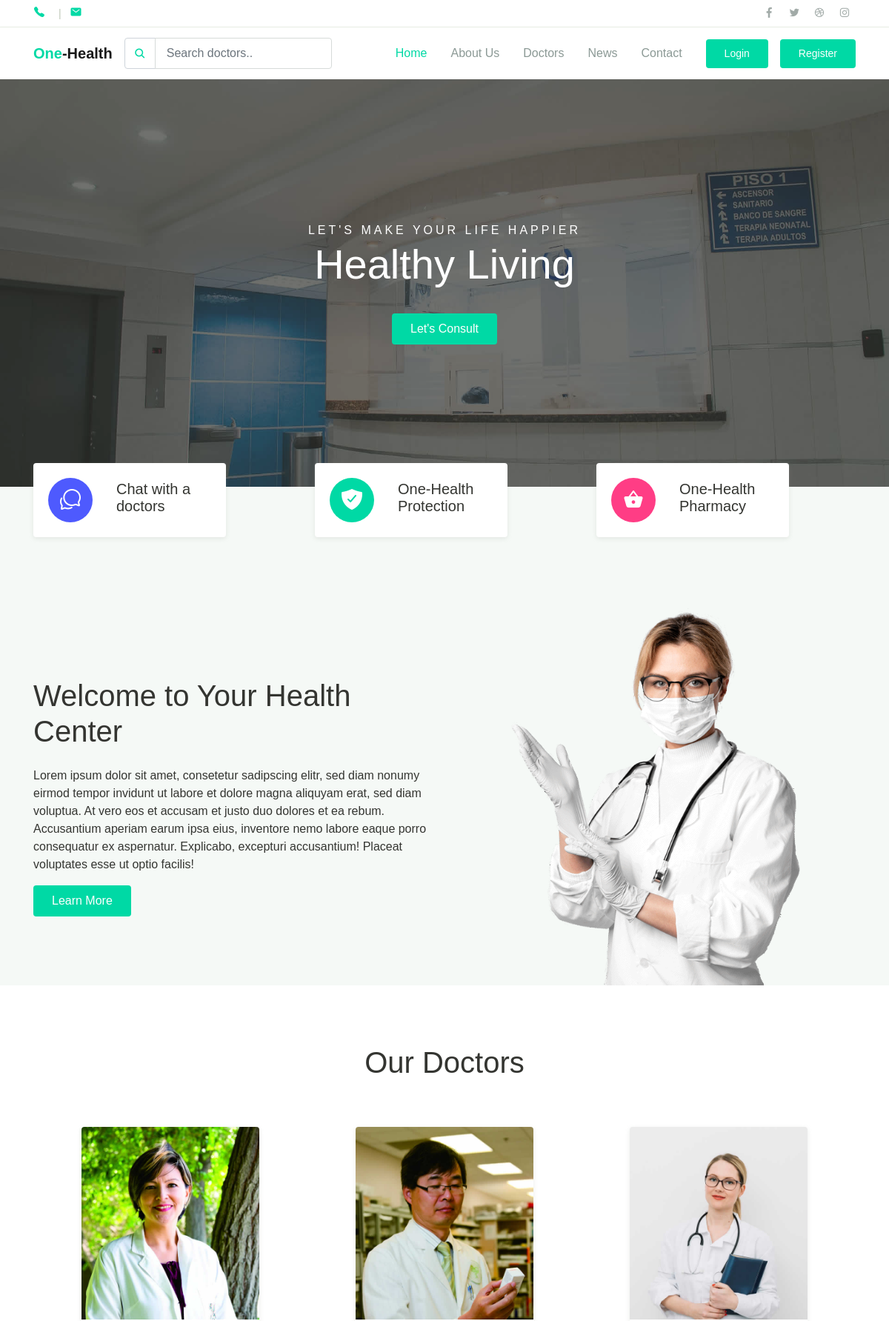
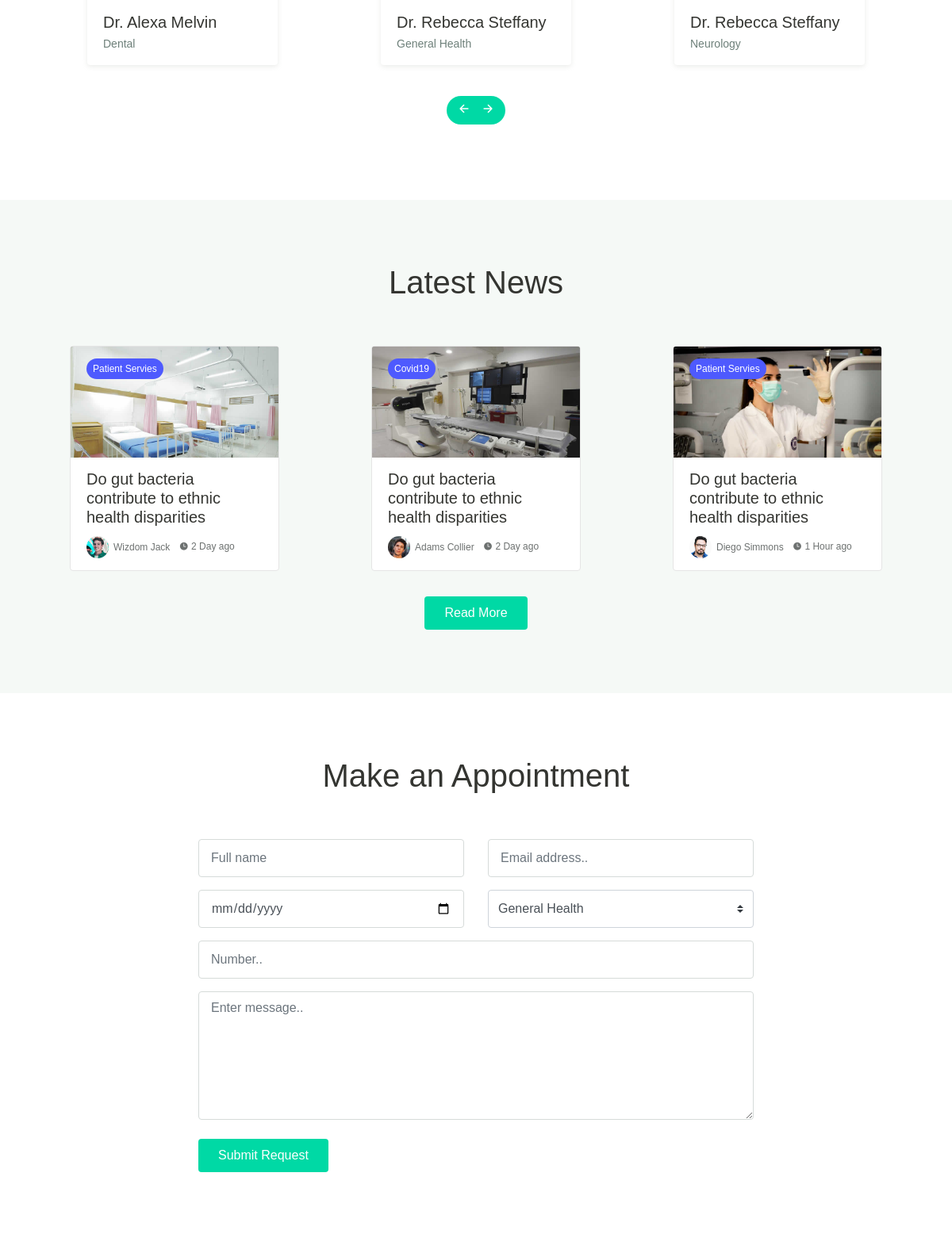
The page / (upper part) on the database its author committed (2 pictures, top to bottom).
### app/models.py (models this page shows, shortened)
class HomeSection(models.Model):
    image = models.ImageField(upload_to='uploads/')
    heading = models.CharField(max_length=255)
    title = models.CharField(max_length=255)
    consult_button = models.CharField(max_length=255)
    class Meta:
        verbose_name = 'HeroSection'
        verbose_name_plural = 'HeroSections'

class HealthCenter(models.Model):
    title = models.CharField(max_length=255)
    description = models.TextField(null=True, blank=True)
    image = models.ImageField(upload_to='uploads/')
    class Meta:
        verbose_name = 'HealthCenter'
        verbose_name_plural = 'HealthCenters'

class Doctors(models.Model):
    image = models.ImageField(upload_to='uploads/')
    phone = models.CharField(max_length=255, null=True, blank=True)
    whatsapp = models.CharField(max_length=255, null=True, blank=True)
    name = models.CharField(max_length=255)
    department = models.CharField(max_length=255)
    class Meta:
        verbose_name = 'Doctor'
        verbose_name_plural = 'Doctors'

class Blog(models.Model):
    disease = models.CharField(max_length=255)
    image = models.ImageField(upload_to='uploads/')
    title = models.CharField(max_length=255)
    author_image = models.ImageField(upload_to='uploads/')
    author_name = models.CharField(max_length=255)
    admitted_time = models.CharField(max_length=255)
    date = models.DateField(null=True, blank=True)
    slug = AutoSlugField(populate_from='title')
    class Meta:
        verbose_name = 'Blog'
        verbose_name_plural = 'Blogs'
        ordering = ['id']

### app/views.py (the view)
# urls.py: path('', views.IndexView.as_view(), name='index'),
class IndexView(TemplateView):
    template_name = 'index.html'
    def get_context_data(self, **kwargs):
        context = super().get_context_data(**kwargs)
        context['hero'] = HomeSection.objects.all()
        context['health_center'] = HealthCenter.objects.all()
        context['doctors'] = Doctors.objects.all()
        context['blogs'] = Blog.objects.all().order_by("-pk")[:3]
        context['footer_banner'] = FooterBanner.objects.all()
        return context

### templates/index.html (shortened to what this page needs)
{% extends 'base.html' %}
{% load static %}
{% block content %}
{% for section in hero %}
  <div class="page-hero bg-image overlay-dark" style="background-image: url({{ section.image.url }});">
    <div class="hero-section">
      <div class="container text-center wow zoomIn">
        <span class="subhead">{{ section.heading }}</span>
        <h1 class="display-4">{{ section.title }}</h1>
        <a href="#" class="btn btn-primary">{{ section.consult_button }}</a>
      </div>
    </div>
  </div>
 {% endfor %}
  <div class="bg-light">
    <div class="page-section py-3 mt-md-n5 custom-index">
      <div class="container">
        <div class="row justify-content-center">
          <div class="col-md-4 py-3 py-md-0">
            <div class="card-service wow fadeInUp">
              <div class="circle-shape bg-secondary text-white">
                <span class="mai-chatbubbles-outline"></span>
              </div>
              <p><span>Chat</span> with a doctors</p>
            </div>
          </div>
          <div class="col-md-4 py-3 py-md-0">
            <div class="card-service wow fadeInUp">
              <div class="circle-shape bg-primary text-white">
                <span class="mai-shield-checkmark"></span>
              </div>
              <p><span>One</span>-Health Protection</p>
            </div>
          </div>
          <div class="col-md-4 py-3 py-md-0">
            <div class="card-service wow fadeInUp">
              <div class="circle-shape bg-accent text-white">
                <span class="mai-basket"></span>
              </div>
              <p><span>One</span>-Health Pharmacy</p>
            </div>
          </div>
        </div>
      </div>
    </div>
     {% for health in health_center %}
    <div class="page-section pb-0">
      <div class="container">
        <div class="row align-items-center">
          <div class="col-lg-6 py-3 wow fadeInUp">
            <h1>{{ health.title|safe  }} </h1>
            <p class="text-grey mb-4">{{ health.description|safe }}</p>
            <a href="{% url 'about_us' %}" class="btn btn-primary">Learn More</a>
          </div>
          <div class="col-lg-6 wow fadeInRight" data-wow-delay="400ms">
            <div class="img-place custom-img-1">
              <img src="{{ health.image.url }}" alt="">
            </div>
          </div>
        </div>
      </div>
    </div>
  {% endfor %}
  </div>
  <div class="page-section">
    <div class="container">
      <h1 class="text-center mb-5 wow fadeInUp">Our Doctors</h1>
      <div class="owl-carousel wow fadeInUp" id="doctorSlideshow">
          {% for doctor in doctors %}
        <div class="item">
          <div class="card-doctor">
            <div class="header">
              <img src="{{ doctor.image.url }}" alt="">
            </div>
            <div class="body">
              <p class="text-xl mb-0">{{ doctor.name }}</p>
              <span class="text-sm text-grey">{{ doctor.department }}</span>
            </div>
          </div>
        </div>
          {% endfor %}
      </div>
    </div>
  </div>
  <div class="page-section bg-light">
    <div class="container">
      <h1 class="text-center wow fadeInUp">Latest News</h1>
      <div class="row mt-5">
           {% for blog in blogs %}
        <div class="col-lg-4 py-2 wow zoomIn">
          <div class="card-blog">
            <div class="header">
              <div class="post-category">
                <a href="#">{{ blog.disease }}</a>
              </div>
              <a href="{% url 'detail' blog.id %}" class="post-thumb">
                <img src="{{ blog.image.url }}" alt="">
              </a>
            </div>
            <div class="body">
              <h5 class="post-title"><a href="{% url 'detail' blog.id %}">{{ blog.title }}</a></h5>
              <div class="site-info">
                <div class="avatar mr-2">
                  <div class="avatar-img">
                    <img src="{{ blog.author_image.url }}" alt="">
                  </div>
                  <span>{{ blog.author_name }}</span>
                </div>
                <span class="mai-time"></span> {{ blog.admitted_time }}
              </div>
            </div>
          </div>
        </div>
          {% endfor %}
        <div class="col-12 text-center mt-4 wow zoomIn">
          <a href="{% url 'news' %}" class="btn btn-primary">Read More</a>
        </div>
      </div>
    </div>
  </div>
  <div class="page-section">
    <div class="container">
      <h1 class="text-center wow fadeInUp">Make an Appointment</h1>
      <form  method="POST" action="{% url 'appointment'%}" class="main-form" >
        <div class="row mt-5 ">
          <div class="col-12 col-sm-6 py-2 wow fadeInLeft">
            <input type="text" name="full_name" class="form-control" placeholder="Full name">
          </div>
          <div class="col-12 col-sm-6 py-2 wow fadeInRight">
            <input type="text"  name="email" class="form-control" placeholder="Email address..">
          </div>
          <div class="col-12 col-sm-6 py-2 wow fadeInLeft" data-wow-delay="300ms">
            <input type="date" class="form-control">
          </div>
          <div class="col-12 col-sm-6 py-2 wow fadeInRight" data-wow-delay="300ms">
            <select name="departments" id="departement" class="custom-select">
              <option value="general">General Health</option>
            </select>
          </div>
          <div class="col-12 py-2 wow fadeInUp" data-wow-delay="300ms">
            <input type="text" name="phone" class="form-control" placeholder="Number..">
          </div>
          <div class="col-12 py-2 wow fadeInUp" data-wow-delay="300ms">
            <textarea name="message" id="message" class="form-control" rows="6" placeholder="Enter message.."></textarea>
          </div>
        </div>
        <button type="submit" class="btn btn-primary mt-3 wow zoomIn">Submit Request</button>
      </form>
    </div>
  </div>
{% endblock %}

### rows shown on the page
HomeSection: image (picture), heading "LET'S MAKE YOUR LIFE HAPPIER", title "Healthy Living", consult_button "Let's Consult"
HealthCenter: title "Welcome to Your Health Center", description "Lorem ipsum dolor sit amet, consetetur sadipscing elitr, sed diam nonumy eirmod tempor invidunt ut labore et dolore magna aliquyam erat, sed diam voluptua. At vero eos et accusam et justo duo dolores et ea rebum. Accusantium aperiam earum ipsa eius, inventore nemo labore eaque porro consequatur ex aspernatur. Explicabo, excepturi accusantium! Placeat voluptates esse ut optio facilis!", image (picture)
Doctors: image (picture), name "Dr. Alexa Melvin", department "Dental"
Doctors: image (picture), name "Dr. Rebecca Steffany", department "General Health"
Doctors: image (picture), name "Dr. Rebecca Steffany", department "Neurology"
Blog: disease "Patient Servies", image (picture), title "Do gut bacteria contribute to ethnic health disparities", author_image (picture), author_name "Wizdom Jack", admitted_time "2 Day ago"
Blog: disease "Covid19", image (picture), title "Do gut bacteria contribute to ethnic health disparities", author_image (picture), author_name "Adams Collier", admitted_time "2 Day ago"
Blog: disease "Patient Servies", image (picture), title "Do gut bacteria contribute to ethnic health disparities", author_image (picture), author_name "Diego Simmons", admitted_time "1 Hour ago"
